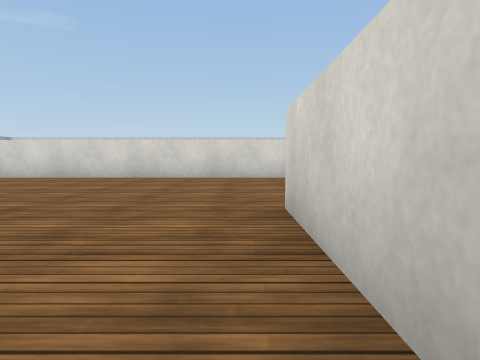
view 1 (above)

12 first-person views from a walk through a Webots world. The camera is 0.5 m above the floor, tilts 4° down and sees 75° across. The floor is counted in squares, 1 m on a side. Each view is taken from the middle of a square. On the plan, view 1 faces up. The plan holds only what a view shows up to about 9 squares ahead; the rest is blank. The place goes on beyond the plan. Robots are left out. Simple shapes and patterns stand in for the simulator's stock objects.

view 2
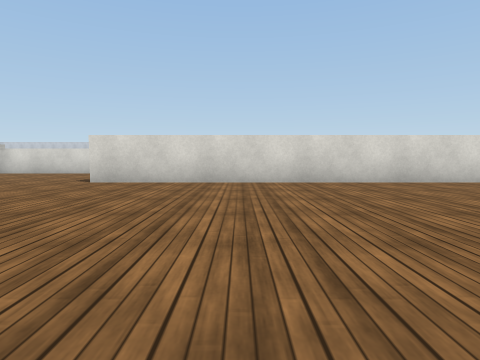

view 3
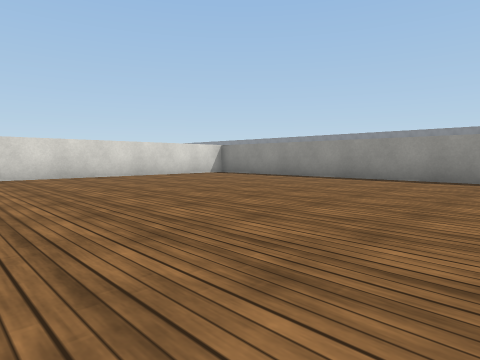

view 4
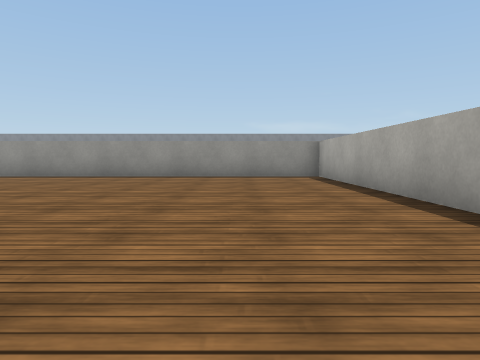

view 5
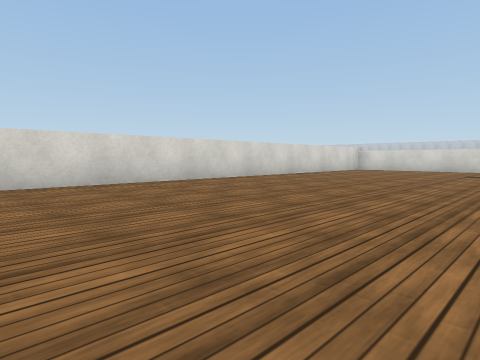

view 6
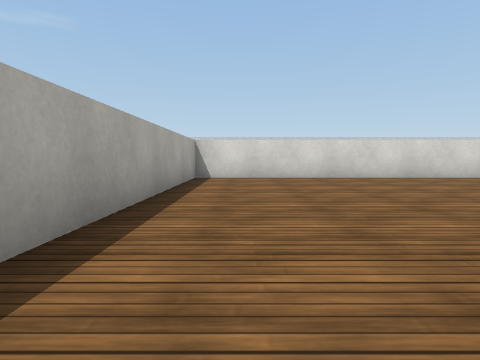

view 7
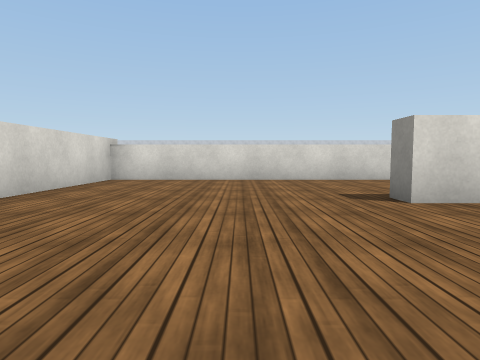

view 8
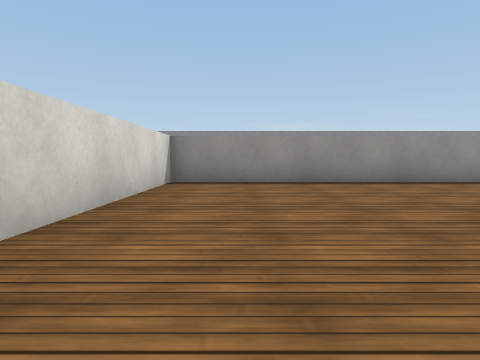

view 9
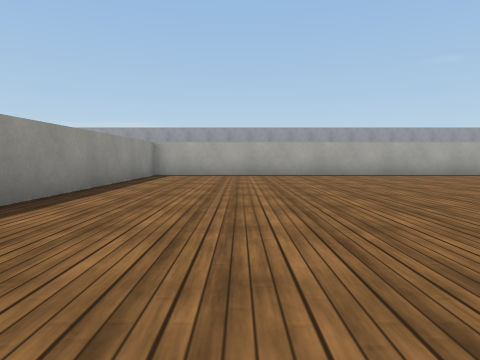

view 10
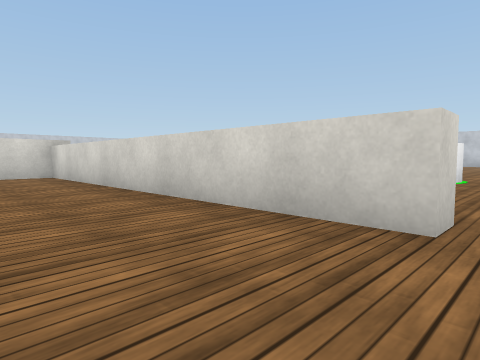

view 11
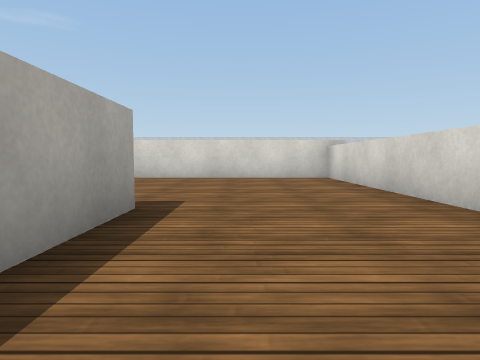

view 12
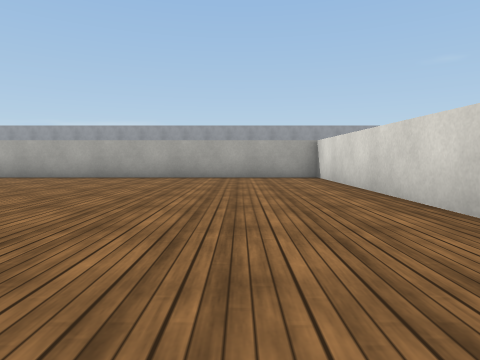

### Floor plan
Key: @ floor where view 1 was taken; # wall or solid block; . floor; = window, fence, low wall or low ledge; C white cylinder.
Columns run from 10 left of view 1 to 10 right of it. Each row starts with its distance up from view 1.
  8 #=============#
  7 =.............=
  6 =.............=
  5 =.............=
  4 =.............=
  3 =..........=..=
  2 =..........=..=     C
  1 =..........=..=    CC
  0 =.........@=..=......
 -1 =..........=.....
 -2 =..........=
 -3 =..........=
 -4 =..........=
 -5 =..........=
 -6 =..........=
 -7 ===========

Where each view was taken, in squares from view 1:
view 1: 0 up, 0 right, facing up
view 2: 0 up, 6 left, facing right
view 3: 1 up, 8 left, facing down-right
view 4: 2 up, 8 left, facing down
view 5: 2 up, 9 left, facing up-right
view 6: 0 up, 9 left, facing up
view 7: 5 up, 3 left, facing right
view 8: 0 up, 1 left, facing down
view 9: 4 down, 1 left, facing left
view 10: 1 down, 2 right, facing up-right
view 11: 0 up, 2 right, facing up
view 12: 6 up, 2 left, facing left
